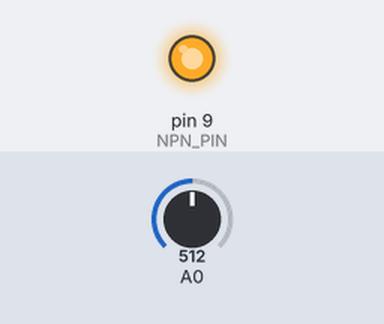
Bench run of a sketch on a simulated Arduino Uno, built with avr-gcc and run on an emulated ATmega328P. On the bench: output pins drawn as LEDs (lit = HIGH). The inputs (shaded band) are chosen by the test bench; at power-on: A0 = 512. What the sketch prints to the serial monitor is not drawn.

Above: at 0.1 s.
Timing chart, 0 to 1.6 s (numbered marks = the images above):
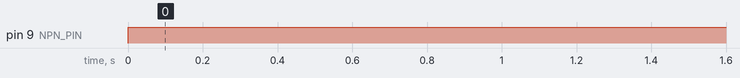

Measured:
- by itself, pin 9 (NPN_PIN): LOW → HIGH at 0.00 s

The sketch:

Step_02.ino
```cpp
#include <TimerOne.h>
#define NPN_PIN 9

void setup() {
  Serial.begin(115200);

  //Timerl setup
  Timer1.initialize(100);// 100us =>10KHz
  Timer1.pwm(NPN_PIN,0);//Start withh 0 duty
}

void loop() {
  //give volttage to the npn transistor
  float duty = 0.5;
  analogWrite(NPN_PIN,duty*1023);

  //read voltage
  float vA0 = analogRead(A0);
  float vOut = vA0*5.0/1023.0*(5.0+1.0)/1.0;

  Serial.println(vOut);
}
```
